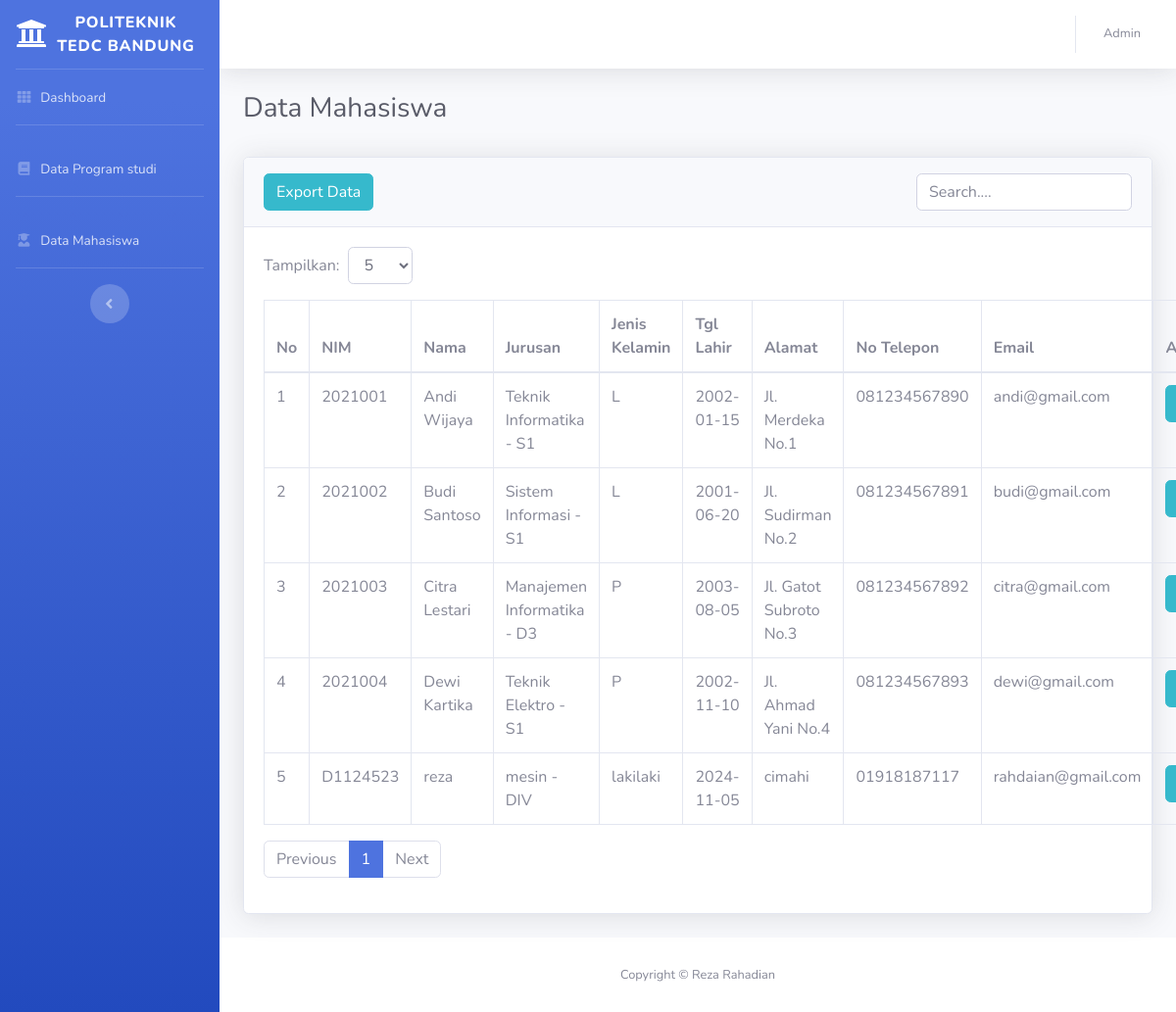
The page /pimpinan/mahasiswa.php (signed in) on the database its author committed.
### tables this page shows
CREATE TABLE `tb_mahasiswa` (
  `id_mahasiswa` int(11) NOT NULL,
  `nim` varchar(50) DEFAULT NULL,
  `nama` varchar(100) DEFAULT NULL,
  `id_jurusan` int(11) DEFAULT NULL,
  `jenis_kelamin` varchar(25) DEFAULT NULL,
  `tgl_lahir` date DEFAULT NULL,
  `alamat` text DEFAULT NULL,
  `no_telepon` varchar(50) DEFAULT NULL,
  `email` varchar(100) DEFAULT NULL
);

CREATE TABLE `tb_jurusan` (
  `id_jurusan` int(11) NOT NULL,
  `nama_jurusan` varchar(50) DEFAULT NULL,
  `jenjang` varchar(50) NOT NULL
);

### pimpinan/mahasiswa.php (the view, shortened to what this page needs)
<?php
include 'config.php'
?>
<?php
$level = $_SESSION['level'];
?>
<!DOCTYPE html>
<html lang="en">
<head>
    <link href="vendor/fontawesome-free/css/all.min.css" rel="stylesheet" type="text/css">
        <link href="https://cdnjs.cloudflare.com/ajax/libs/font-awesome/5.15.4/css/all.min.css" rel="stylesheet">
    <link href="css/sb-admin-2.min.css" rel="stylesheet">
</head>
<body id="page-top">
    <div id="wrapper">
        <ul class="navbar-nav bg-gradient-primary sidebar sidebar-dark accordion" id="accordionSidebar">
            <a class="sidebar-brand d-flex align-items-center justify-content-center" href="index.php">
                <div class="sidebar-brand-icon rotate-n-1">
                <i class="fas fa-university"></i>
                </div>
                <div class="sidebar-brand-text mx-1"> POLITEKNIK TEDC BANDUNG </div>
            </a>
            <hr class="sidebar-divider my-0">
            <li class="nav-item">
                <a class="nav-link" href="pimpinan.php">
                <i class="fas fa-fw fa-th"></i>
                    <span>Dashboard</span></a>
            </li>
            <hr class="sidebar-divider">
            <li class="nav-item">
                <a class="nav-link" href="programstudi.php">
                <i class="fas fa-fw fa-book"></i>
                    <span> Data Program studi</span></a>
            </li>
            <hr class="sidebar-divider">
            <li class="nav-item">
                <a class="nav-link" href="mahasiswa.php">
                <i class="fas fa-fw fa-user-graduate"></i>
                    <span>Data Mahasiswa</span></a>
            </li>
            <hr class="sidebar-divider d-none d-md-block">
            <div class="text-center d-none d-md-inline">
                <button class="rounded-circle border-0" id="sidebarToggle"></button>
            </div>
        </ul>
        <div id="content-wrapper" class="d-flex flex-column">
            <div id="content">
                <nav class="navbar navbar-expand navbar-light bg-white topbar mb-4 static-top shadow">
                    <ul class="navbar-nav ml-auto">
                        <li class="nav-item dropdown no-arrow">
                            <a class="nav-link dropdown-toggle" href="#" id="userDropdown" role="button"
                                data-toggle="dropdown" aria-haspopup="true" aria-expanded="false">
                                <span class="mr-2 d-none d-lg-inline text-gray-600 small">
                                <?php echo ucfirst(string: $level); ?>
                                </span>
                            </a>
                        </li>
                    </ul>
                </nav>
                <?php
$limit = isset($_GET['limit']) ? (int)$_GET['limit'] : 5;
$page = isset($_GET['page']) ? (int)$_GET['page'] : 1;
$page = max($page, 1);
$offset = ($page - 1) * $limit;
$search = isset($_GET['search']) ? mysqli_real_escape_string($config, $_GET['search']) : '';
$query = "SELECT * FROM tb_mahasiswa WHERE nama LIKE '%$search%' LIMIT $limit OFFSET $offset";
$result = mysqli_query($config, $query);
$query_count = "SELECT COUNT(*) AS total FROM tb_mahasiswa WHERE nim LIKE '%$search%'";
$count_result = mysqli_query($config, $query_count);
$total_data = mysqli_fetch_assoc($count_result)['total'];
$total_pages = ceil($total_data / $limit);
?>
                <div class="container-fluid">
    <h1 class="h3 mb-2 text-gray-800">Data Mahasiswa</h1>
    <br>
    <div class="card shadow mb-4">
        <div class="card-header py-3 d-flex justify-content-between align-items-center">
        <a href="exportmahasiswa.php"class="btn btn-info">Export Data</a>
            <form method="GET" class="form-inline">
                <input type="text" name="search" class="form-control" placeholder="Search...." value="<?= htmlspecialchars($search); ?>">
            </form>
        </div>
        <div class="card-body">
            <form method="GET" class="form-inline mb-3">
                <label for="limit" class="mr-2">Tampilkan: </label>
                <select name="limit" id="limit" class="form-control mr-2" onchange="this.form.submit()">
                    <option value="5" <?= $limit == 5 ? 'selected' : ''; ?>>5</option>
                </select>
            </form>
            <table class="table table-bordered">
                <thead>
                    <tr>
                        <th>No</th>
                        <th>NIM</th>
                        <th>Nama</th>
                        <th>Jurusan</th>
                        <th>Jenis Kelamin</th>
                        <th>Tgl Lahir</th>
                        <th>Alamat</th>
                        <th>No Telepon</th>
                        <th>Email</th>
                        <th>Aksi</th>
                    </tr>
                </thead>
                <tbody>
                    <?php
                    $no = $offset + 1;
                    while ($mahasiswa = mysqli_fetch_assoc($result)):
                    ?>
                    <tr>
                        <td><?= $no++; ?></td>
                        <td><?= htmlspecialchars($mahasiswa['nim']); ?></td>
                        <td><?= htmlspecialchars($mahasiswa['nama']); ?></td>
                        <td>
                        <?php
                        $result_jurusan_view = mysqli_query($config, "SELECT nama_jurusan, jenjang FROM tb_jurusan WHERE id_jurusan = '{$mahasiswa['id_jurusan']}'");
                        if ($jurusan_view = mysqli_fetch_assoc($result_jurusan_view)) {
                            echo htmlspecialchars($jurusan_view['nama_jurusan']) . " - " . htmlspecialchars($jurusan_view['jenjang']);
                        } else {
                            echo "Jurusan tidak ditemukan";
                        }
                        ?>
                        </td>
                        <td><?= htmlspecialchars($mahasiswa['jenis_kelamin']); ?></td>
                        <td><?= htmlspecialchars($mahasiswa['tgl_lahir']); ?></td>
                        <td><?= htmlspecialchars($mahasiswa['alamat']); ?></td>
                        <td><?= htmlspecialchars($mahasiswa['no_telepon']); ?></td>
                        <td><?= htmlspecialchars($mahasiswa['email']); ?></td>
                        <td>
                            <button class="btn btn-info" data-bs-toggle="modal" data-bs-target="#detail<?= $mahasiswa['id_mahasiswa']; ?>">Detail</button>
                        </td>
                                            </tr>
                    <?php endwhile; ?>
                </tbody>
            </table>
            <ul class="pagination">
                <li class="page-item <?= $page <= 1 ? 'disabled' : ''; ?>">
                    <a class="page-link" href="?page=<?= $page - 1; ?>&limit=<?= $limit; ?>&search=<?= urlencode($search); ?>">Previous</a>
                </li>
                <?php for ($i = 1; $i <= $total_pages; $i++): ?>
                    <li class="page-item <?= $i == $page ? 'active' : ''; ?>">
                        <a class="page-link" href="?page=<?= $i; ?>&limit=<?= $limit; ?>&search=<?= urlencode($search); ?>"><?= $i; ?></a>
                    </li>
                <?php endfor; ?>
                <li class="page-item <?= $page >= $total_pages ? 'disabled' : ''; ?>">
                    <a class="page-link" href="?page=<?= $page + 1; ?>&limit=<?= $limit; ?>&search=<?= urlencode($search); ?>">Next</a>
                </li>
            </ul>
        </div>
    </div>
</div>
            </div>
            <footer class="sticky-footer bg-white">
                <div class="container my-auto">
                    <div class="copyright text-center my-auto">
                        <span>Copyright &copy; Reza Rahadian</span>
                    </div>
                </div>
            </footer>
        </div>
    </div>
</body>
</html>

### rows shown on the page
tb_mahasiswa: nim "2021001", nama "Andi Wijaya", id_jurusan.nama_jurusan "Teknik Informatika", id_jurusan.jenjang "S1", jenis_kelamin "L", tgl_lahir "2002-01-15", alamat "Jl. Merdeka No.1", no_telepon "081234567890", email "andi@gmail.com"
tb_mahasiswa: nim "2021002", nama "Budi Santoso", id_jurusan.nama_jurusan "Sistem Informasi", id_jurusan.jenjang "S1", jenis_kelamin "L", tgl_lahir "2001-06-20", alamat "Jl. Sudirman No.2", no_telepon "081234567891", email "budi@gmail.com"
tb_mahasiswa: nim "2021003", nama "Citra Lestari", id_jurusan.nama_jurusan "Manajemen Informatika", id_jurusan.jenjang "D3", jenis_kelamin "P", tgl_lahir "2003-08-05", alamat "Jl. Gatot Subroto No.3", no_telepon "081234567892", email "citra@gmail.com"
tb_mahasiswa: nim "2021004", nama "Dewi Kartika", id_jurusan.nama_jurusan "Teknik Elektro", id_jurusan.jenjang "S1", jenis_kelamin "P", tgl_lahir "2002-11-10", alamat "Jl. Ahmad Yani No.4", no_telepon "081234567893", email "dewi@gmail.com"
tb_mahasiswa: nim "D1124523", nama "reza", id_jurusan.nama_jurusan "mesin", id_jurusan.jenjang "DIV", jenis_kelamin "lakilaki", tgl_lahir "2024-11-05", alamat "cimahi", no_telepon "01918187117", email "rahdaian@gmail.com"

### other values the page prints
$level "Admin"
